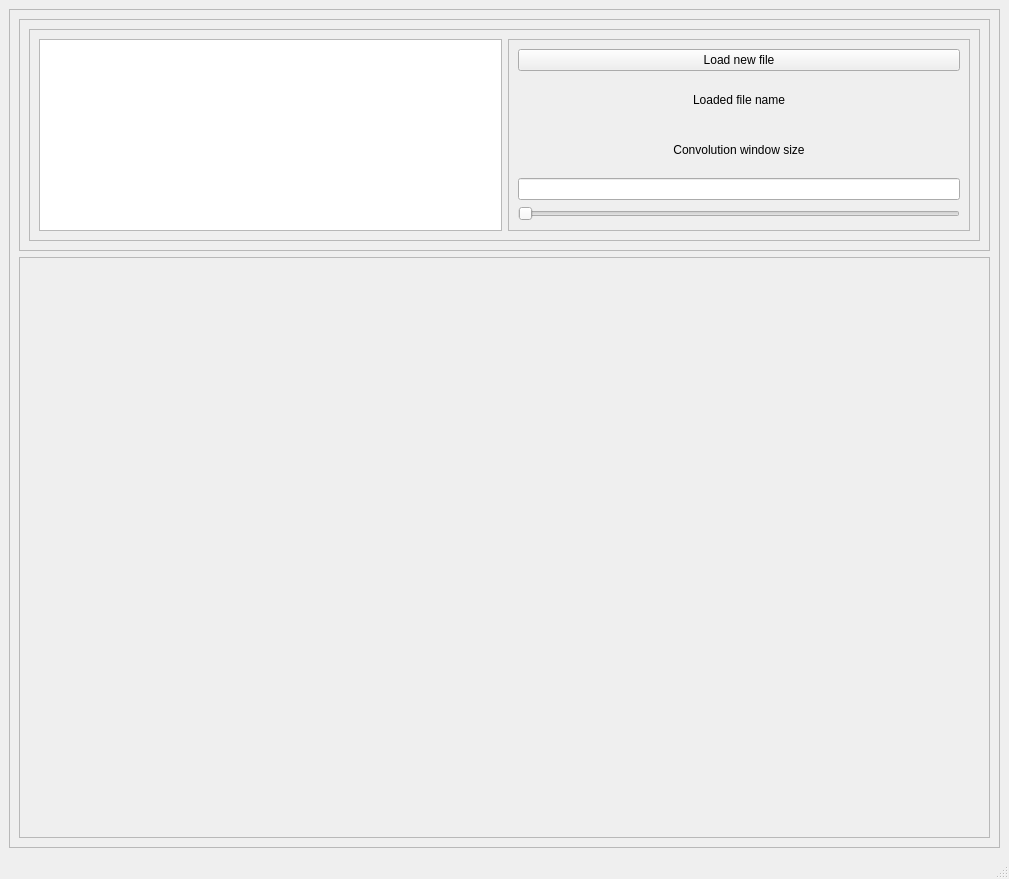
<?xml version="1.0" encoding="UTF-8"?>
<ui version="4.0">
 <class>MainWindow</class>
 <widget class="QMainWindow" name="MainWindow">
  <property name="geometry">
   <rect>
    <x>0</x>
    <y>0</y>
    <width>1009</width>
    <height>879</height>
   </rect>
  </property>
  <property name="windowTitle">
   <string>BMS data plotter</string>
  </property>
  <widget class="QWidget" name="centralwidget">
   <layout class="QVBoxLayout" name="verticalLayout">
    <item>
     <widget class="QFrame" name="frame">
      <property name="sizePolicy">
       <sizepolicy hsizetype="Expanding" vsizetype="Expanding">
        <horstretch>0</horstretch>
        <verstretch>0</verstretch>
       </sizepolicy>
      </property>
      <property name="frameShape">
       <enum>QFrame::StyledPanel</enum>
      </property>
      <property name="frameShadow">
       <enum>QFrame::Raised</enum>
      </property>
      <layout class="QVBoxLayout" name="verticalLayout_2">
       <item>
        <widget class="QFrame" name="frame_3">
         <property name="sizePolicy">
          <sizepolicy hsizetype="Minimum" vsizetype="Minimum">
           <horstretch>0</horstretch>
           <verstretch>0</verstretch>
          </sizepolicy>
         </property>
         <property name="minimumSize">
          <size>
           <width>15</width>
           <height>50</height>
          </size>
         </property>
         <property name="frameShape">
          <enum>QFrame::StyledPanel</enum>
         </property>
         <property name="frameShadow">
          <enum>QFrame::Raised</enum>
         </property>
         <layout class="QHBoxLayout" name="horizontalLayout_3">
          <item>
           <widget class="QFrame" name="frame_4">
            <property name="frameShape">
             <enum>QFrame::StyledPanel</enum>
            </property>
            <property name="frameShadow">
             <enum>QFrame::Raised</enum>
            </property>
            <layout class="QHBoxLayout" name="horizontalLayout">
             <item>
              <widget class="QTableView" name="myTable">
               <attribute name="verticalHeaderCascadingSectionResizes">
                <bool>true</bool>
               </attribute>
              </widget>
             </item>
             <item>
              <widget class="QFrame" name="frame_5">
               <property name="frameShape">
                <enum>QFrame::StyledPanel</enum>
               </property>
               <property name="frameShadow">
                <enum>QFrame::Raised</enum>
               </property>
               <layout class="QVBoxLayout" name="verticalLayout_4">
                <item>
                 <widget class="QPushButton" name="myButtonFileLoad">
                  <property name="text">
                   <string>Load new file</string>
                  </property>
                 </widget>
                </item>
                <item>
                 <widget class="QLabel" name="myLabelFileLoad">
                  <property name="text">
                   <string>Loaded file name</string>
                  </property>
                  <property name="alignment">
                   <set>Qt::AlignCenter</set>
                  </property>
                 </widget>
                </item>
                <item>
                 <widget class="QLabel" name="label">
                  <property name="text">
                   <string>Convolution window size</string>
                  </property>
                  <property name="alignment">
                   <set>Qt::AlignCenter</set>
                  </property>
                 </widget>
                </item>
                <item>
                 <widget class="QLineEdit" name="lineEdit"/>
                </item>
                <item>
                 <widget class="QSlider" name="horizontalSlider">
                  <property name="maximum">
                   <number>20000</number>
                  </property>
                  <property name="value">
                   <number>1</number>
                  </property>
                  <property name="orientation">
                   <enum>Qt::Horizontal</enum>
                  </property>
                 </widget>
                </item>
               </layout>
              </widget>
             </item>
            </layout>
           </widget>
          </item>
         </layout>
        </widget>
       </item>
       <item>
        <widget class="QFrame" name="frame_2">
         <property name="sizePolicy">
          <sizepolicy hsizetype="Preferred" vsizetype="Preferred">
           <horstretch>0</horstretch>
           <verstretch>2</verstretch>
          </sizepolicy>
         </property>
         <property name="frameShape">
          <enum>QFrame::StyledPanel</enum>
         </property>
         <property name="frameShadow">
          <enum>QFrame::Raised</enum>
         </property>
         <layout class="QHBoxLayout" name="myGraphLayout">
          <item>
           <widget class="QWidget" name="myGraph" native="true"/>
          </item>
         </layout>
        </widget>
       </item>
      </layout>
     </widget>
    </item>
   </layout>
  </widget>
  <widget class="QMenuBar" name="menubar">
   <property name="geometry">
    <rect>
     <x>0</x>
     <y>0</y>
     <width>1009</width>
     <height>21</height>
    </rect>
   </property>
  </widget>
  <widget class="QStatusBar" name="statusbar"/>
 </widget>
 <resources/>
 <connections/>
</ui>
